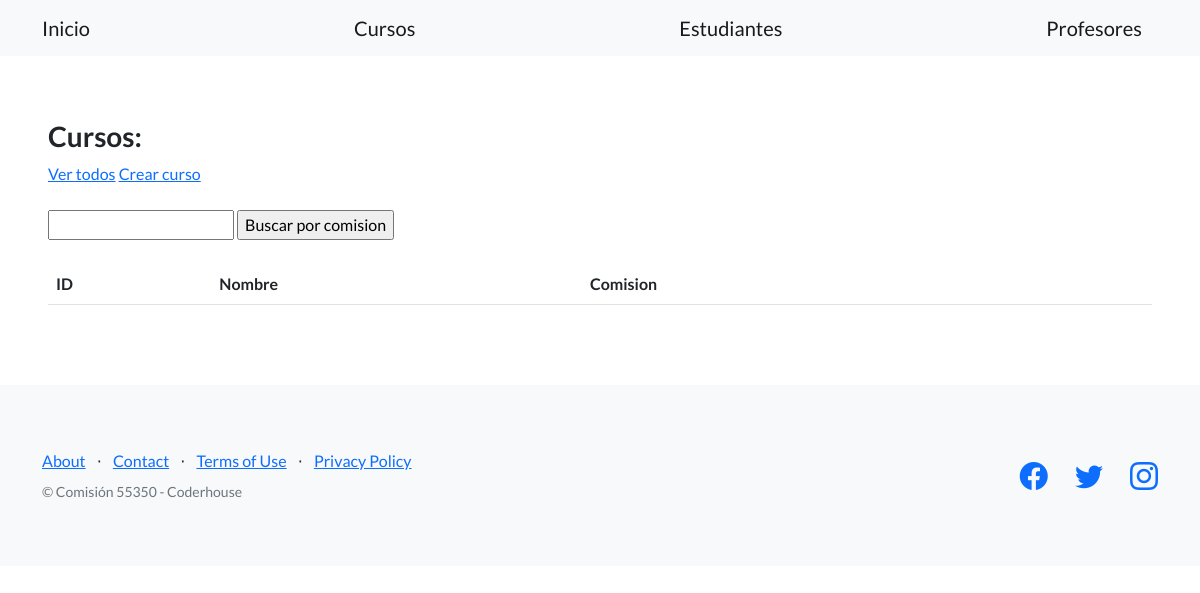
/estudios/cursos/, run on an earlier commit of the app's database.
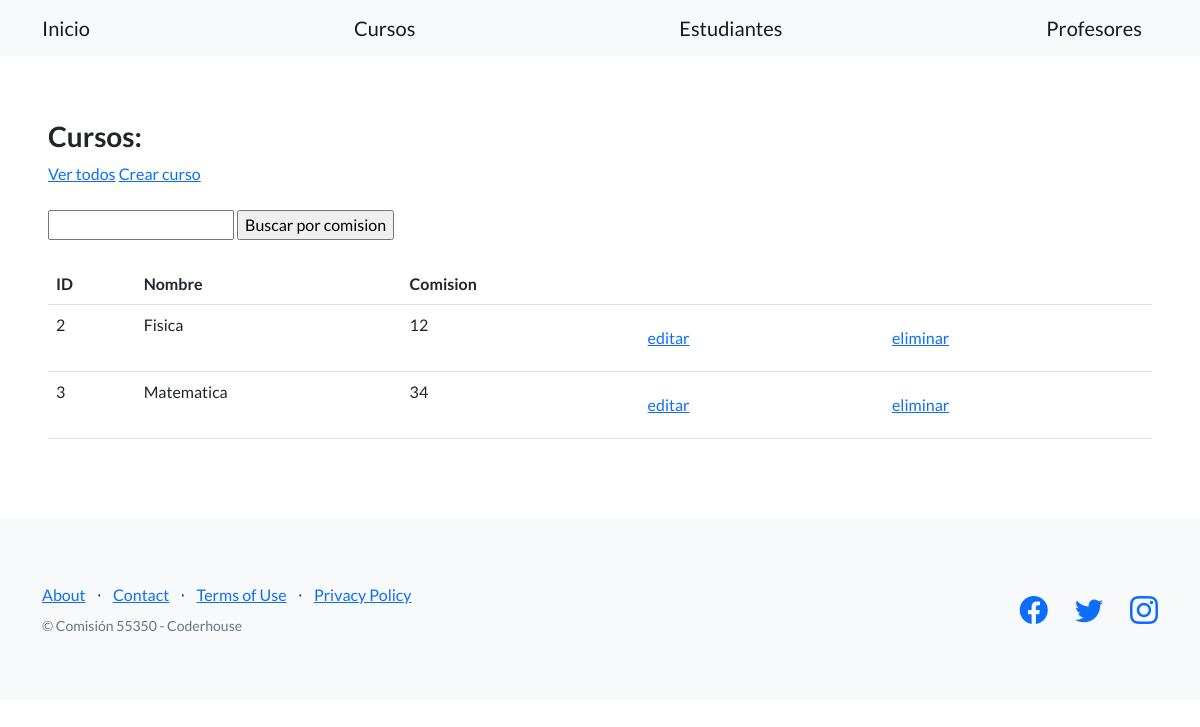
And on a later commit of the database.
### control_estudios/models.py (models this page shows, shortened)
class Curso(models.Model):
    nombre = models.CharField(max_length=64)
    comision = models.IntegerField()

### control_estudios/views.py (the view)
# urls.py: path("cursos/", listar_cursos, name="lista_cursos"),
def listar_cursos(request):
    contexto = {
        "cursos": Curso.objects.all(), #hago dinamica la base de datos
    }
    http_response = render(
        request=request,
        template_name='control_estudios/lista_cursos.html',
        context=contexto,
    )
    return http_response

### control_estudios/templates/control_estudios/lista_cursos.html (shortened to what this page needs)
{% extends "base.html" %}
{% block contenido %}
<h3>Cursos:</h3>
<a href="{% url 'lista_cursos' %}">Ver todos</a>
<a href="{% url 'crear_curso' %}">Crear curso</a>
<br><br>
<form action="{% url 'buscar_cursos' %}" method="post">
  <input type="text" name="busqueda">
  <input type="submit" value="Buscar por comision">
</form>
<br>
<table class="table">
  <tbody>
    <tr>
      <th>ID</th>
      <th>Nombre</th>
      <th>Comision</th>
      <th></th>
      <th></th>
    </tr>
    {% for curso in cursos %}
    <tr>
      <td>{{ curso.id }}</td>
      <td>{{ curso.nombre }}</td>
      <td>{{ curso.comision }}</td>
      <td>
        <a class="btn btn-link" href="{% url 'editar_curso' curso.id %}">editar</a>
      </td>
      <td>
        <form action="{% url 'eliminar_curso' curso.id %}" method="post">
          <input type="submit" class="btn btn-link" value="eliminar"/>
        </form>
      </td>
    </tr>
    {% endfor %}
  </tbody>
</table>
{% endblock contenido %}

What changed in the data, as far as the page shows it:
added Curso: id "2", nombre "Fisica", comision "12"
added Curso: id "3", nombre "Matematica", comision "34"
